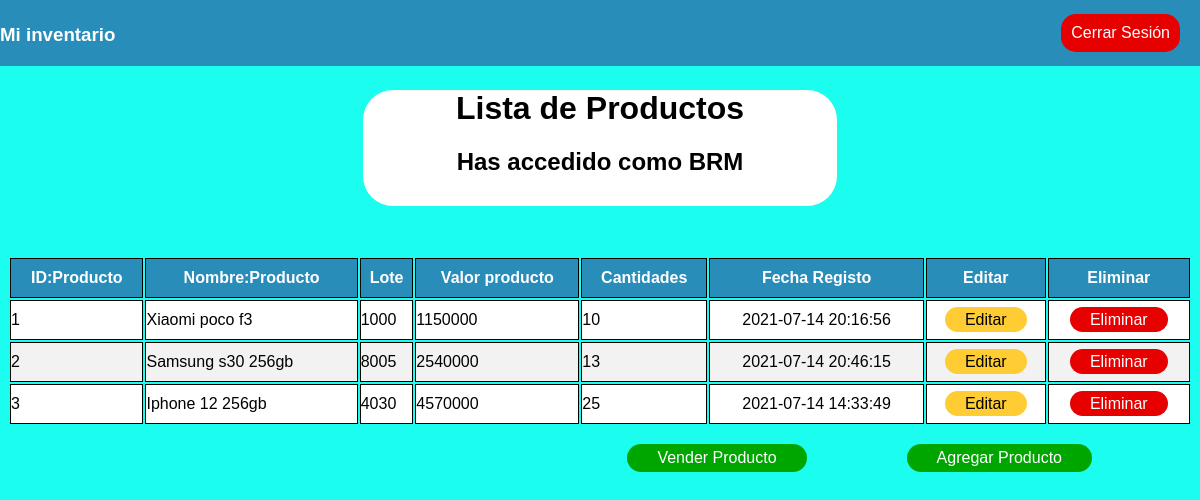
Page /list.php (signed in) on the committed database.
### tables this page shows
CREATE TABLE `productos` (
  `id` int(11) NOT NULL,
  `producto` varchar(100) NOT NULL,
  `lote` varchar(100) NOT NULL,
  `cantidad_disponible` numeric(20,0) NOT NULL,
  `precio` numeric(20,0) NOT NULL,
  `fecha_vencimiento` timestamp NOT NULL DEFAULT current_timestamp()
);

### list.php (the view, shortened to what this page needs)
<?php
require_once "Database/Database.php";
$login = $_SESSION['login'];
$sql_fetch_todos = "SELECT * FROM productos ORDER BY id ASC";
$query = mysqli_query($conn, $sql_fetch_todos);
?>
<!doctype html>
<html lang="en">
<head>
</head>
<body>
    <div class="header">
        <h3>Mi inventario</h3>
        <a name="" id="" class="button-logout" href="logout.php" role="button">Cerrar Sesión</a>
    </div>
    <div class="container">
        <h1>Lista de Productos</h1>
        <h2>Has accedido como <?php echo $str = strtoupper($login) ?></h2>
    </div>
    <div class="table-product">
        <table>
            <tr>
                <th scope="col">ID:Producto</th>
                <th scope="col">Nombre:Producto</th>
                <th scope="col">Lote </th>
                <th scope="col">Valor producto</th>
                <th scope="col">Cantidades</th>
                <th scope="col">Fecha Registo</th>
                <th scope="col">Editar</th>
                <th scope="col">Eliminar</th>
            </tr>
            <tbody>
                <?php
                while ($row = mysqli_fetch_array($query)) { ?>
                    <tr>
                        <td><?php echo $row['id'] ?></td>
                        <td><?php echo $row['producto'] ?></td>
                        <td><?php echo $row['lote'] ?></td>
                        <td><?php echo $row['precio'] ?></td>
                        <td><?php echo $row['cantidad_disponible'] ?></td>
                        <td class="timeregis"><?php echo $row['fecha_vencimiento'] ?></td>
                        <td class="modify"><a name="edit" id="" class="bfix" href="fix.php?id=<?php echo $row['id'] ?>&message=<?php echo $row['producto'] ?>&amount=<?php echo $row['precio']; ?>&cantidad_disponible=<?php echo $row['cantidad_disponible']; ?>&lote=<?php echo $row['lote']; ?>"  role="button">
                                Editar
                            </a></td>
                        <td class="delete"><a name="id" id="" class="bdelete" href="main/delete.php?id=<?php echo $row['id'] ?>" role="button">
                                Eliminar
                            </a></td>
                    </tr>
                <?php
                } ?>
            </tbody>
        </table>
        <br>
        <a name="" id="" class="Addlist" style="float:right" href="addlist.php" role="button">Agregar Producto</a>
        <a name="" id="" class="Addlist" style="float:right" href="vender_producto.php" role="button">Vender Producto</a>
    </div>
</body>
</html>

### list.php (style rules this page uses)
body { font-family: Arial, Helvetica, sans-serif; background-color: #1bfdef; }
.header { position: fixed; top: 0px; left: 0px; right: 0px; height: 50px; padding: 5px 13px 11px 0px; width: 100%; color: white; font-family: Arial, Helvetica, sans-serif; margin-top: 0px; bottom: 0; background-color: #298dba; }
.button-logout { position: relative; margin-top: -50px; margin-right: 20px; float: right; text-decoration: none; border: transparent; border-radius: 15px; background-color: #e60000; padding: 10px 10px 10px 10px; color: white; transition: 0.5s; }
.container { margin: 90px auto; margin-bottom: 50px; border-radius: 30px; text-align: center; background-color: white; width: 40%; padding-bottom: 10px; }
table th, tr, td { border: 1px solid black; border-collapse: collapse; padding: 10px 0px 10px 0px; }
table { width: 100%; }
th { color: white; background-color: #298dba; }
tr { background-color: white; }
tr:nth-child(even) { background-color: #f2f2f2; }
.timeregis { text-align: center; }
.modify { text-align: center; }
.delete { text-align: center; }
.modify .bfix { border-radius: 15px; background-color: #ffcc33; color: black; text-decoration: none; padding: 4px 20px 4px 20px; transition: 0.5s; }
.delete .bdelete { border-radius: 15px; background-color: #e60000; text-decoration: none; color: white; padding: 4px 20px 4px 20px; transition: 0.5s; }
.Addlist { margin-right: 100px; padding: 5px 30px 5px 30px; border-radius: 15px; text-decoration: none; color: white; background-color: #00A600; transition: 0.5s; }

### rows in the picture
productos: id "1", producto "Xiaomi poco f3", lote "1000", precio "1150000", cantidad_disponible "10", fecha_vencimiento "2021-07-14 20:16:56"
productos: id "2", producto "Samsung s30 256gb", lote "8005", precio "2540000", cantidad_disponible "13", fecha_vencimiento "2021-07-14 20:46:15"
productos: id "3", producto "Iphone 12 256gb", lote "4030", precio "4570000", cantidad_disponible "25", fecha_vencimiento "2021-07-14 14:33:49"

### other values in the picture
$str = strtoupper($login) "BRM"
